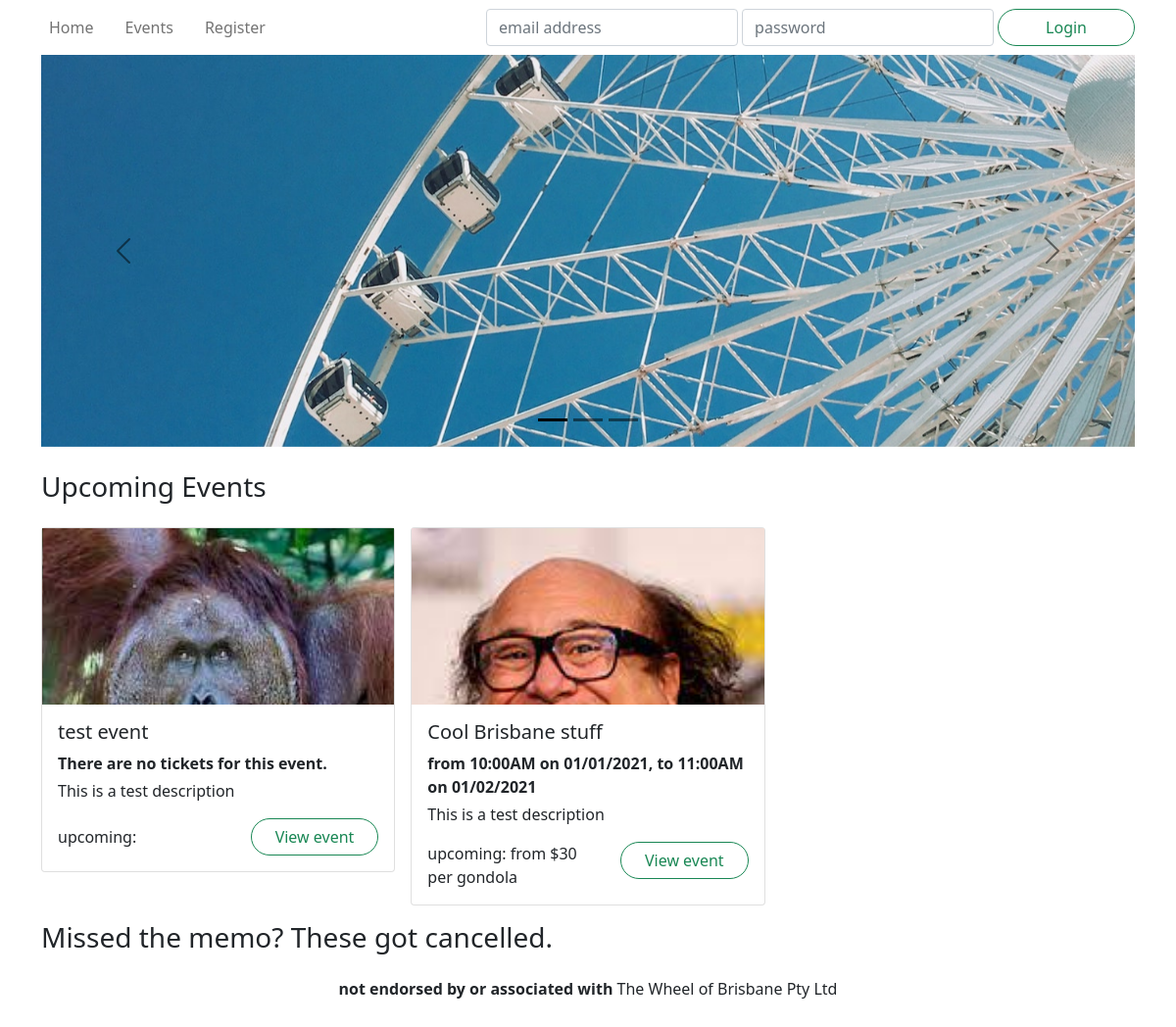
Before: / with the older database file.
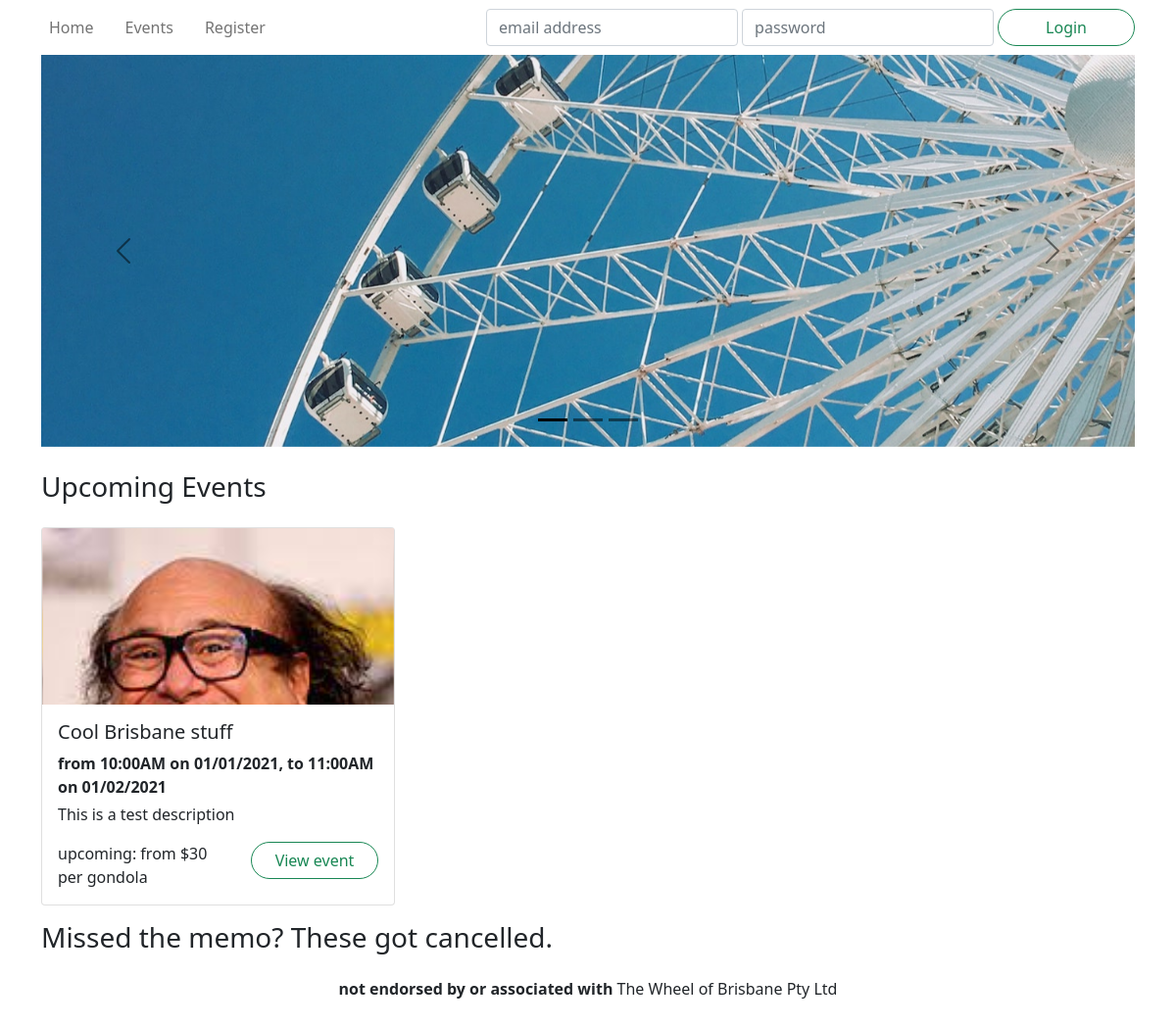
After: the same page with the newer database file.
### wheel/models.py (models this page shows, shortened)
class Event(db.Model):
    __tablename__ = 'events'
    id = db.Column(db.Integer, primary_key=True)
    name = db.Column(db.String(255), nullable=False)
    description = db.Column(db.Text)
    category = db.Column(db.String(40))
    status = db.Column(db.Enum('upcoming', 'inactive', 'cancelled', 'booked out'), nullable=False)
    image = db.Column(db.String(255))
    reviews = db.relationship('Review', backref='event')
    tickets = db.relationship('Ticket', backref='event')
    def getTopThreeByStatus(status):
        return Event.query.filter_by(status=status).limit(3).all()
    def getTicketsDateRange(self):
        x_min = datetime(3000,9,9)
        x_max = datetime(2000,9,9)
        test = datetime(3000,9,9)
        for x in self.tickets:
            if x.datetime < x_min:
                x_min = x.datetime
            if x.datetime > x_max:
                x_max = x.datetime
        low_date = x_min.strftime("%m/%d/%Y")
        low_time = x_min.strftime("%I:%M%p")
        high_date = x_max.strftime("%m/%d/%Y")
        high_time = x_max.strftime("%I:%M%p")
        if x_min == test:
            return "There are no tickets for this event."
        output = "from " + low_time + " on " + low_date + ",  to " + high_time + " on " + high_date
        return output
    def getTicketsPriceFrom(self):
        low_ticket = 100000
        for x in self.tickets:
            if x.price < low_ticket:
                low_ticket = x.price
        if low_ticket == 100000:
            return " "
        low = str(low_ticket)
        return "from $" + low + " per gondola"
    def getStatusColour(self):
        return {
            'upcoming': 'success',
            'inactive': 'secondary',
            'booked out': 'secondary',
            'cancelled': 'danger'
        }[self.status]

class Ticket(db.Model):
    __tablename__ = 'tickets'
    id = db.Column(db.Integer, primary_key=True)
    datetime = db.Column(db.DateTime, nullable=False)
    price = db.Column(db.Integer, nullable=False)
    remaining = db.Column(db.Integer, nullable=False)
    event_id = db.Column(db.Integer, db.ForeignKey('events.id'))

### wheel/views.py (the view)
@main.route('/')
def index():
    upcoming = Event.getTopThreeByStatus('upcoming')
    cancelled = Event.getTopThreeByStatus('cancelled')
    form = indexForm()
    return render_template('index.html',form=form, upcoming=upcoming, cancelled=cancelled)

### wheel/forms.py
class indexForm(FlaskForm):
    submit = SubmitField("test")

### wheel/templates/index.html (shortened to what this page needs)
{% extends 'base.html' %}
{% block hero %}
<div id="hero" class="carousel carousel-dark slide" data-bs-ride="carousel">
    <div class="carousel-indicators">
        <button type="button" class="active"
                data-bs-target="#hero" data-bs-slide-to="0"></button>
        <button type="button"
                data-bs-target="#hero" data-bs-slide-to="1"></button>
        <button type="button"
                data-bs-target="#hero" data-bs-slide-to="2"></button>
    </div>
    <div class="carousel-inner">
        <div class="carousel-item active">
            <div style="background-image: url('/static/images/bluesky.jpg');"></div>
        </div>
    </div>
    <button type="button" class="carousel-control-prev"
            data-bs-target="#hero" data-bs-slide="prev">
        <span class="carousel-control-prev-icon"></span>
    </button>
    <button type="button" class="carousel-control-next"
            data-bs-target="#hero" data-bs-slide="next">
        <span class="carousel-control-next-icon"></span>
    </button>
</div>
{% endblock %}
{% block content %}
<section>
    <header class="row mb-3">
        <h3 class="col-auto">Upcoming Events</h3>
    </header>
        <div class='row row-cols-1 row-cols-md-2 row-cols-xl-3 mb-3 g-3'>
        {% for event in upcoming %}
        <div class="col event">
            <article class="card">
                <a href="{{url_for('events.view', id=event.id)}}" class="card-image" style="background-image: url('.{{ event.image }}'); background-position: top;"></a>
                <div class="card-body">
                    <h5 class="card-title">{{ event.name }}</h5>
                    <p class="mb-1">
                        <strong>
                            {{event.getTicketsDateRange()}}
                        </strong>
                    </p>
                <p class="card-text">{{ event.description }}</p>
                    <div class="row">
                        <span class="col my-auto">{{ "{}: {}".format( event.status, event.getTicketsPriceFrom() ) }}</span>
                        <span class="col-auto"><a href="{{url_for('events.view', id=event.id)}}" class="btn btn-outline-{{ event.getStatusColour() }} rounded-pill px-4">View event</a></span>
                    </div>
                </div>
            </article>
        </div>
        {% endfor %}
    </div>
</section>
<section>
    <header class="row mb-3">
        <h3 class="col-auto">Missed the memo? These got cancelled.</h3>
    </header>
</section>
{% endblock %}

Changed rows visible on the page:
removed Event: image (picture), name "test event", getTicketsDateRange "There are no tickets for this event.", description "This is a test description", status "upcoming:"
